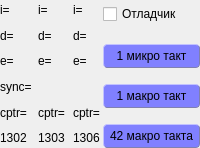
     <widget class="QSplitter" name="gutsSplitter">
      <property name="enabled">
       <bool>true</bool>
      </property>
      <property name="sizePolicy">
       <sizepolicy hsizetype="Expanding" vsizetype="Fixed">
        <horstretch>0</horstretch>
        <verstretch>0</verstretch>
       </sizepolicy>
      </property>
      <property name="styleSheet">
       <string notr="true">margin-left:1em;margin-right:1em;</string>
      </property>
      <property name="orientation">
       <enum>Qt::Horizontal</enum>
      </property>
      <property name="opaqueResize">
       <bool>true</bool>
      </property>
      <property name="handleWidth">
       <number>1</number>
      </property>
      <property name="childrenCollapsible">
       <bool>true</bool>
      </property>
      <widget class="QWidget" name="layoutWidget">
       <layout class="QGridLayout" name="gridLayout_4">
        <item row="0" column="0">
         <widget class="QLabel" name="ik1302_i">
          <property name="frameShape">
           <enum>QFrame::NoFrame</enum>
          </property>
          <property name="text">
           <string>i=</string>
          </property>
          <property name="margin">
           <number>0</number>
          </property>
         </widget>
        </item>
        <item row="0" column="1">
         <widget class="QLabel" name="ik1303_i">
          <property name="text">
           <string>i=</string>
          </property>
         </widget>
        </item>
        <item row="0" column="2">
         <widget class="QLabel" name="ik1306_i">
          <property name="text">
           <string>i=</string>
          </property>
         </widget>
        </item>
        <item row="1" column="0">
         <widget class="QLabel" name="ik1302_d">
          <property name="text">
           <string>d=</string>
          </property>
         </widget>
        </item>
        <item row="1" column="1">
         <widget class="QLabel" name="ik1303_d">
          <property name="text">
           <string>d=</string>
          </property>
         </widget>
        </item>
        <item row="1" column="2">
         <widget class="QLabel" name="ik1306_d">
          <property name="text">
           <string>d=</string>
          </property>
         </widget>
        </item>
        <item row="2" column="0">
         <widget class="QLabel" name="ik1302_e">
          <property name="text">
           <string>e=</string>
          </property>
         </widget>
        </item>
        <item row="2" column="1">
         <widget class="QLabel" name="ik1303_e">
          <property name="text">
           <string>e=</string>
          </property>
         </widget>
        </item>
        <item row="2" column="2">
         <widget class="QLabel" name="ik1306_e">
          <property name="text">
           <string>e=</string>
          </property>
         </widget>
        </item>
        <item row="3" column="0">
         <widget class="QLabel" name="ik1302_sy">
          <property name="text">
           <string>sync=</string>
          </property>
         </widget>
        </item>
        <item row="4" column="0">
         <widget class="QLabel" name="ic1302_cp">
          <property name="text">
           <string>cptr=</string>
          </property>
         </widget>
        </item>
        <item row="4" column="1">
         <widget class="QLabel" name="ic1303_cp">
          <property name="text">
           <string>cptr=</string>
          </property>
         </widget>
        </item>
        <item row="4" column="2">
         <widget class="QLabel" name="ic1306_cp">
          <property name="text">
           <string>cptr=</string>
          </property>
         </widget>
        </item>
        <item row="5" column="0">
         <widget class="QLabel" name="label">
          <property name="text">
           <string>1302</string>
          </property>
         </widget>
        </item>
        <item row="5" column="1">
         <widget class="QLabel" name="label_2">
          <property name="text">
           <string>1303</string>
          </property>
         </widget>
        </item>
        <item row="5" column="2">
         <widget class="QLabel" name="label_3">
          <property name="text">
           <string>1306</string>
          </property>
         </widget>
        </item>
       </layout>
      </widget>
      <widget class="QWidget" name="layoutWidget2">
       <layout class="QGridLayout" name="gridLayout_5">
        <property name="horizontalSpacing">
         <number>-1</number>
        </property>
        <property name="verticalSpacing">
         <number>16</number>
        </property>
        <property name="leftMargin">
         <number>0</number>
        </property>
        <item row="2" column="0">
         <widget class="QPushButton" name="istepBtn">
          <property name="sizePolicy">
           <sizepolicy hsizetype="MinimumExpanding" vsizetype="Fixed">
            <horstretch>0</horstretch>
            <verstretch>0</verstretch>
           </sizepolicy>
          </property>
          <property name="minimumSize">
           <size>
            <width>0</width>
            <height>0</height>
           </size>
          </property>
          <property name="styleSheet">
           <string notr="true">QPushButton { background-color: #8080ff; padding: 4px;border-radius:4px; border-width:1px;border-color:#8080b0; border-style:outset}
QPushButton:pressed {background-color: #a0a0ff}</string>
          </property>
          <property name="text">
           <string>1 макро такт</string>
          </property>
         </widget>
        </item>
        <item row="1" column="0">
         <widget class="QPushButton" name="ustepBtn">
          <property name="sizePolicy">
           <sizepolicy hsizetype="MinimumExpanding" vsizetype="Fixed">
            <horstretch>0</horstretch>
            <verstretch>0</verstretch>
           </sizepolicy>
          </property>
          <property name="minimumSize">
           <size>
            <width>0</width>
            <height>0</height>
           </size>
          </property>
          <property name="styleSheet">
           <string notr="true">QPushButton { background-color: #8080ff; padding: 4px;border-radius:4px; border-width:1px;border-color:#8080b0; border-style:outset}
QPushButton:pressed {background-color: #a0a0ff}</string>
          </property>
          <property name="text">
           <string>1 микро такт</string>
          </property>
          <property name="autoDefault">
           <bool>false</bool>
          </property>
         </widget>
        </item>
        <item row="3" column="0">
         <widget class="QPushButton" name="cycleBtn">
          <property name="sizePolicy">
           <sizepolicy hsizetype="MinimumExpanding" vsizetype="Fixed">
            <horstretch>0</horstretch>
            <verstretch>0</verstretch>
           </sizepolicy>
          </property>
          <property name="minimumSize">
           <size>
            <width>0</width>
            <height>0</height>
           </size>
          </property>
          <property name="styleSheet">
           <string notr="true">QPushButton { background-color: #8080ff; padding: 4px;border-radius:4px; border-width:1px;border-color:#8080b0; border-style:outset}
QPushButton:pressed {background-color: #a0a0ff}</string>
          </property>
          <property name="text">
           <string>42 макро такта</string>
          </property>
         </widget>
        </item>
        <item row="0" column="0">
         <widget class="QCheckBox" name="debugCheck">
          <property name="sizePolicy">
           <sizepolicy hsizetype="MinimumExpanding" vsizetype="Fixed">
            <horstretch>0</horstretch>
            <verstretch>0</verstretch>
           </sizepolicy>
          </property>
          <property name="minimumSize">
           <size>
            <width>0</width>
            <height>28</height>
           </size>
          </property>
          <property name="text">
           <string>Отладчик</string>
          </property>
         </widget>
        </item>
       </layout>
      </widget>
     </widget>
